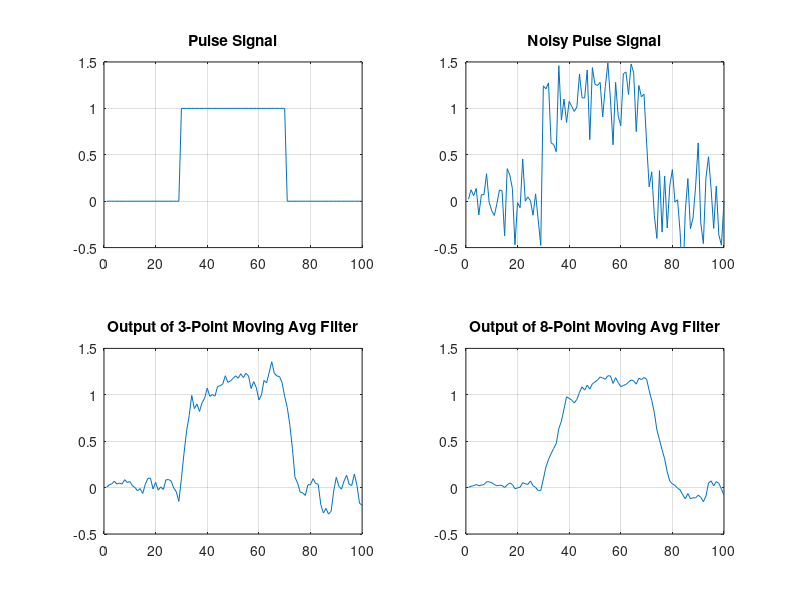

Here is the MATLAB script that generated this plot:
clear

%Moving Average filter test
%Pulse signal
pulse = zeros(1,100); pulse(30:70)=1;
n=1:1:100;
subplot(2,2,1); plot(n,pulse);
ylim([-0.5 1.5]);
title('Pulse Signal'); grid
%Noise
noisy_pulse = pulse + 0.25*randn(size(pulse));
subplot(2,2,2); plot(n,noisy_pulse);
ylim([-0.5 1.5]);
title('Noisy Pulse Signal'); grid
% 5-point MA Filter:
num=1/5*ones(1,5); den=zeros(size(num)); den(1)=1;
output = filter(num,den,noisy_pulse);
subplot(2,2,3); plot(n,output);
ylim([-0.5 1.5]);
title('Output of 3-Point Moving Avg Filter'); grid
% 10-point MA Filter:
num=1/10*ones(1,10); den=zeros(size(num)); den(1)=1;
output = filter(num,den,noisy_pulse);
subplot(2,2,4); plot(n,output);
ylim([-0.5 1.5]);
title('Output of 8-Point Moving Avg Filter'); grid